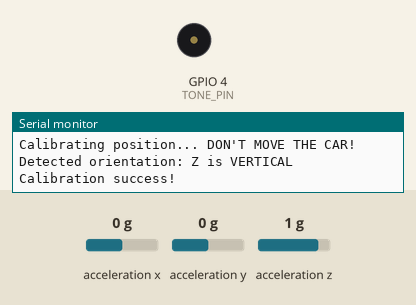
This sketch was run on a simulated ESP32-C3. On the bench: buzzer (waves = sounding), the last lines printed to the serial monitor. Wiring (inferred from the names in the program): ADXL345 accelerometer at I2C address 0x53. Inputs (shaded band) come from the test bench; at power-on: acceleration x 0 g, acceleration y 0 g, acceleration z 1 g.

Above: at 2.4 s.
2.5 s: acceleration x set to -0.2 g
At 3.4 s:
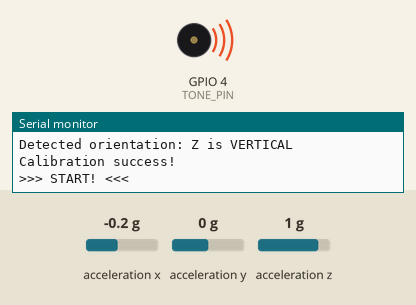
Timing chart, 0 to 5.5 s (numbered marks = the images above; inputs shaded):
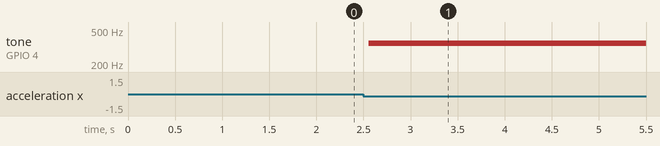

Measured:
- the behaviour switches between 0 and -0.1 g on acceleration x (found by bisection; images 0 and 1)
- after the input at 2.5 s, tone on GPIO 4 (TONE_PIN): silent → 350 Hz after 0.05 s

The sketch:

accelerometer.ino
```cpp
#include <Wire.h>

byte ADXL346 = 0x53;

// Threshold settings (in g)
const float START_THRESHOLD = 0.2;  // Start threshold
const float STOP_THRESHOLD  = 0.1;  // Sound off threshold

const int TONE_PIN = 4;
const int TONE_FREQ = 350;

// Bump filtering coefficient (EMA filter)
const float FILTER_ALPHA = 0.2;

// Rest calibration matrix
float biasX = 0, biasY = 0, biasZ = 0;

// Axis indices: which one became vertical?
int verticalAxis = 2; // 0=X, 1=Y, 2=Z (Z by default)

// Filtered acceleration value
float filteredAcc = 0;

bool movementActive = false;
unsigned long startTime = 0;

void setup() {
  Serial.begin(9600);
  Wire.begin();
  pinMode(TONE_PIN, OUTPUT);

  // Enable measurement mode (POWER_CTL = 8)
  Wire.beginTransmission(ADXL346);
  Wire.write(0x2D);
  Wire.write(8);
  Wire.endTransmission();
  delay(200);

  // Full position-in-space calibration
  calibratePosition();
}

void loop() {
  Wire.beginTransmission(ADXL346);
  Wire.write(0x32);
  Wire.endTransmission(false);
  Wire.requestFrom(ADXL346, 6, true);

  if (Wire.available() == 6) {
    int rawX = (Wire.read() | (Wire.read() << 8));
    int rawY = (Wire.read() | (Wire.read() << 8));
    int rawZ = (Wire.read() | (Wire.read() << 8));

    // Convert to "clean" g without rest calibration
    float gX = (rawX * 0.0039) - biasX;
    float gY = (rawY * 0.0039) - biasY;
    float gZ = (rawZ * 0.0039) - biasZ;

    float accHorizontal = 0;

    // Compute acceleration only along the two axes lying in the road plane
    if (verticalAxis == 0) {
      // Vertical is X. Road is Y and Z
      accHorizontal = sqrt(gY * gY + gZ * gZ);
    } else if (verticalAxis == 1) {
      // Vertical is Y. Road is X and Z
      accHorizontal = sqrt(gX * gX + gZ * gZ);
    } else {
      // Vertical is Z. Road is X and Y
      accHorizontal = sqrt(gX * gX + gY * gY);
    }

    // Filter out suspension shake and bumps
    filteredAcc = (accHorizontal * FILTER_ALPHA) + (filteredAcc * (1.0 - FILTER_ALPHA));

    // Output to Arduino plotter for testing
    // Serial.print("Acc_Horizontal:");
    // Serial.println(filteredAcc, 3);

    // RaceLogic trigger logic
    if (!movementActive) {
      if (filteredAcc > START_THRESHOLD) {
        movementActive = true;
        startTime = millis();
        tone(TONE_PIN, TONE_FREQ);
        Serial.println(">>> START! <<<");
      }
    } else {
      if (filteredAcc < STOP_THRESHOLD) {
        movementActive = false;
        noTone(TONE_PIN);
        float duration = (millis() - startTime) / 1000.0;
        Serial.print(">>> STOP! Time: ");
        Serial.print(duration, 2);
        Serial.println(" s <<<");
      }
    }
  }

  delay(100);
}

// Smart sensor position calibration
void calibratePosition() {
  Serial.println("Calibrating position... DON'T MOVE THE CAR!");
  long sumX = 0, sumY = 0, sumZ = 0;
  const int samples = 50;

  for (int i = 0; i < samples; i++) {
    Wire.beginTransmission(ADXL346);
    Wire.write(0x32);
    Wire.endTransmission(false);
    Wire.requestFrom(ADXL346, 6, true);
    if (Wire.available() == 6) {
      sumX += (int16_t)(Wire.read() | (Wire.read() << 8));
      sumY += (int16_t)(Wire.read() | (Wire.read() << 8));
      sumZ += (int16_t)(Wire.read() | (Wire.read() << 8));
    }
    delay(20);
  }

  // Average raw g values at rest
  float avgX = (sumX / (float)samples) * 0.0039;
  float avgY = (sumY / (float)samples) * 0.0039;
  float avgZ = (sumZ / (float)samples) * 0.0039;

  // Find the axis with the current maximum absolute value (Earth's gravity ~1g)
  float absX = abs(avgX);
  float absY = abs(avgY);
  float absZ = abs(avgZ);

  if (absX > absY && absX > absZ) {
    verticalAxis = 0; // Vertical axis is X
    Serial.println("Detected orientation: X is VERTICAL");
  } else if (absY > absX && absY > absZ) {
    verticalAxis = 1; // Vertical axis is Y
    Serial.println("Detected orientation: Y is VERTICAL");
  } else {
    verticalAxis = 2; // Vertical axis is Z
    Serial.println("Detected orientation: Z is VERTICAL");
  }

  // Record the biases.
  // For horizontal axes we compensate them to 0.
  // For the vertical axis we keep all Earth gravity so it can be subtracted later.
  biasX = avgX;
  biasY = avgY;
  biasZ = avgZ;

  Serial.println("Calibration success!");
}
```
